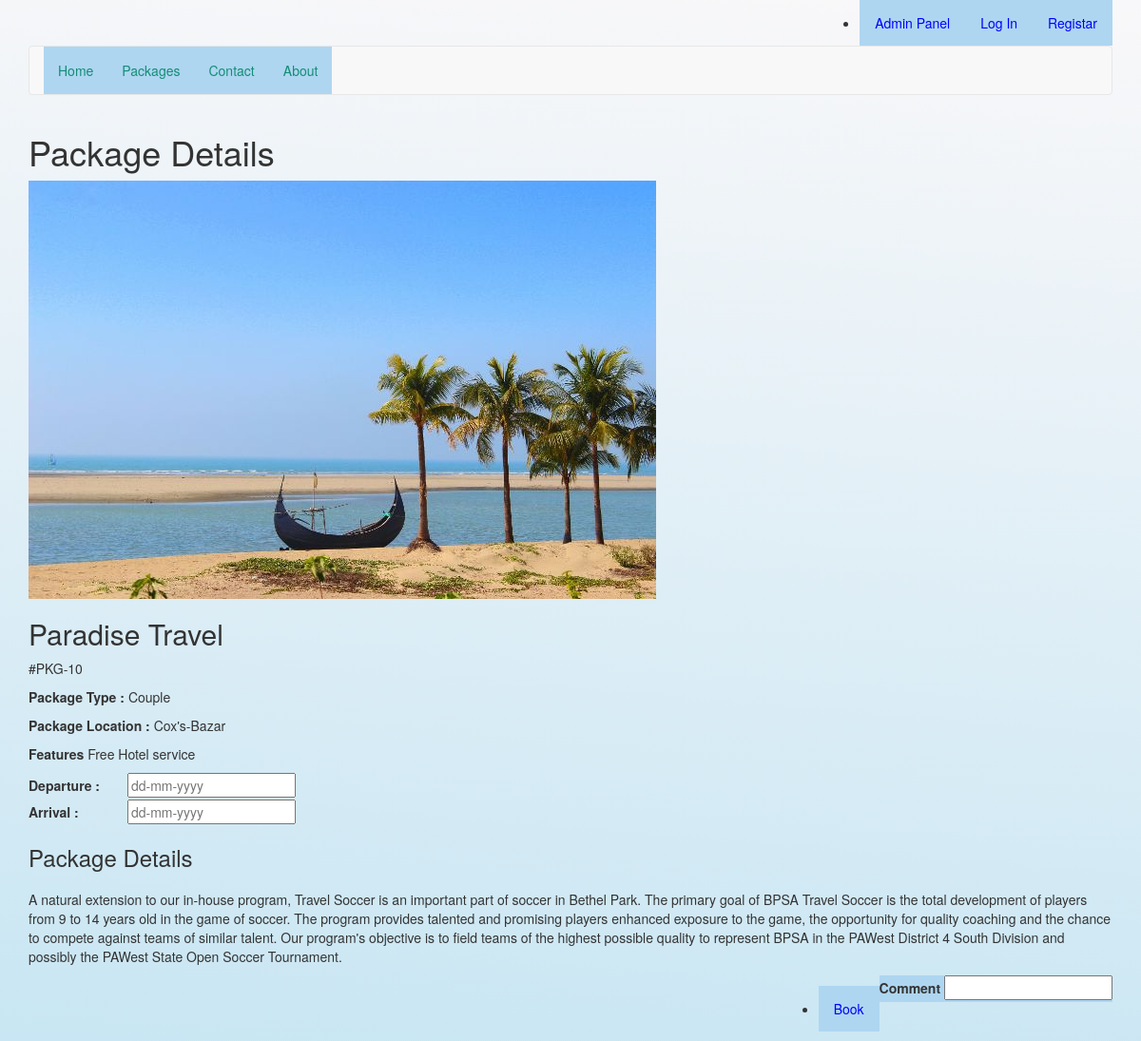
The app's page /package-details.php?pkgid=10 with its own data.
### tables this page shows
CREATE TABLE `tbltourpackages` (
  `PackageId` int(11) NOT NULL,
  `PackageName` varchar(200) NOT NULL,
  `PackageType` varchar(150) NOT NULL,
  `PackageLocation` varchar(100) NOT NULL,
  `PackagePrice` int(11) NOT NULL,
  `PackageFetures` varchar(255) NOT NULL,
  `PackageDetails` mediumtext NOT NULL,
  `PackageImage` varchar(100) NOT NULL,
  `Creationdate` timestamp NOT NULL DEFAULT CURRENT_TIMESTAMP,
  `UpdationDate` timestamp NULL DEFAULT '0000-00-00 00:00:00' ON UPDATE CURRENT_TIMESTAMP
);

### package-details.php (the view, shortened to what this page needs)
<?php
include('includes/config.php');
?>
<!DOCTYPE HTML>
<html>
<head>
<link href="css/bootstrap.css" rel='stylesheet' type='text/css' />
<link href="css/animate.css" rel="stylesheet" type="text/css" media="all">
<link rel="stylesheet" href="css/jquery-ui.css" />
</head>
<body background="qqq.svg">
<?php include('includes/header.php');?>
<div class="banner-3">
	<div class="container">
		<h1>Package Details</h1>
	</div>
</div>
<div class="selectroom">
	<div class="container">
<?php
$pid=intval($_GET['pkgid']);
$sql = "SELECT * from tbltourpackages where PackageId=:pid";
$query = $dbh->prepare($sql);
$query -> bindParam(':pid', $pid, PDO::PARAM_STR);
$query->execute();
$results=$query->fetchAll(PDO::FETCH_OBJ);
if($query->rowCount() > 0)
{
foreach($results as $result)
{	?>
<form name="book" method="post">
		<div class="selectroom_top">
			<div>
				<img src="admin/pacakgeimages/<?php echo htmlentities($result->PackageImage);?>" class="img-responsive" alt="">
			</div>
			<div>
				<h2><?php echo htmlentities($result->PackageName);?></h2>
				<p class="dow">#PKG-<?php echo htmlentities($result->PackageId);?></p>
				<p><b>Package Type :</b> <?php echo htmlentities($result->PackageType);?></p>
				<p><b>Package Location :</b> <?php echo htmlentities($result->PackageLocation);?></p>
					<p><b>Features</b> <?php echo htmlentities($result->PackageFetures);?></p>
					<div class="ban-bottom">
				<div class="bnr-right">
				<label style="width: 100px;" class="inputLabel">Departure :</label>
				<input type="text" placeholder="dd-mm-yyyy"  name="fromdate" required="">
			</div>
			<div class="bnr-right">
				<label style="width: 100px;" >Arrival :</label>
				<input type="text" placeholder="dd-mm-yyyy" name="todate" required="">
			</div>
			</div>
			</div>
		<h3>Package Details</h3>
				<p style="padding-top: 1%"><?php echo htmlentities($result->PackageDetails);?> </p>
		</div>
		<div >
				<ul>
					<li class="spe">
						<label class="inputLabel">Comment</label>
						<input class="special" type="text" name="comment" >
					</li>
					<?php if($_SESSION['login'])
					{?>
						<li class="spe" align="center">
					<button type="submit" name="submit2" >Book</button>
						</li>
						<?php } else {?>
							<li  align="center" style="margin-top: 1%">
							<a href="#" data-toggle="modal" data-target="#myModal4"> Book</a></li>
							<?php } ?>
					<div class="clearfix"></div>
				</ul>
			</div>
		</div>
<?php }} ?>
	</div>
</body>
</html>

### mystyle.css (style rules this page uses)
li { float: right; background: #AED6F1; }
li a { display: block; color: blue; text-align: center; padding: 14px 16px; text-decoration: none; }

### records on screen
tbltourpackages: PackageImage (picture), PackageName "Paradise Travel", PackageId "10", PackageType "Couple", PackageLocation "Cox's-Bazar", PackageFetures "Free Hotel service", PackageDetails "A natural extension to our in-house program, Travel Soccer is an important part of soccer in Bethel Park. The primary goal of BPSA Travel Soccer is the total development of players from 9 to 14 years old in the game of soccer. The program provides talented and promising players enhanced exposure to the game, the opportunity for quality coaching and the chance to compete against teams of similar talent. Our program's objective is to field teams of the highest possible quality to represent BPSA in the PAWest District 4 South Division and possibly the PAWest State Open Soccer Tournament."
